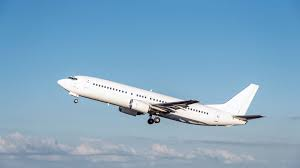
#> input picture entrainement/avions/1.jfif, 300 x 168 px, given as the content of the folder entrainement/avions/1.jfif, which was not available
$ python bag_of_words.py --entrainement_path entrainement/avions/1.jfif --test_path entrainement/avions/10.jfif
#> lines starting #> are read from the running program, lines starting #| are printed output that depends on the picture; pictures that were not available may be replaced by others from this repository, and a replacement may not be noted
import argparse
import cv2
import numpy as np
import os
from sklearn.cluster import KMeans
from sklearn.svm import SVC
from sklearn.preprocessing import StandardScaler
from matplotlib import pyplot as plt
from sklearn import svm, datasets
from sklearn.model_selection import train_test_split
from sklearn.metrics import confusion_matrix
from sklearn.utils.multiclass import unique_labels
from sklearn.metrics.pairwise import chi2_kernel
from sklearn.model_selection import GridSearchCV
from sklearn.metrics import accuracy_score

def getFiles(entrainement, path):
    images = []
    count = 0
    for folder in os.listdir(path):
        for file in  os.listdir(os.path.join(path, folder)):
            images.append(os.path.join(path, os.path.join(folder, file)))

    if(entrainement is True):
        np.random.shuffle(images)

    return images

def getDescriptors(sift, img):
    kp, des = sift.detectAndCompute(img, None)
    return des

def readImage(img_path):
#> called with img_path = 'entrainement/avions/1.jfif/1.jfif/1.jfif'
    img = cv2.imread(img_path, 0)
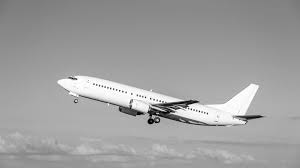
#> img: shape (168, 300); min 0, max 255, mean 159.9
    return cv2.resize(img,(150,150))
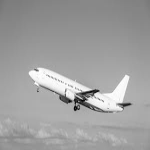
#> returned value: shape (150, 150); min 1, max 255, mean 159.9
#> in getDescriptors, `kp, des = sift.detectAndCompute(img, None)`: kp = 37 keypoints; strongest (x, y, size): (75, 108, 3), (70, 101, 2.3), (124, 105, 3.9), (64, 99, 5.7)

def vstackDescriptors(descriptor_list):
    descriptors = np.array(descriptor_list[0])
    for descriptor in descriptor_list[1:]:
        descriptors = np.vstack((descriptors, descriptor))
#> this loop made 0 passes

    return descriptors

def clusterDescriptors(descriptors, no_clusters):
#> (the run stopped early here; a loop or call above may not have finished)

$ run again, on entrainement/avions/13.jfif
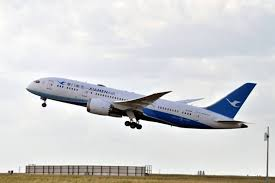
#> input picture entrainement/avions/13.jfif, 275 x 183 px, given as the content of the folder entrainement/avions/13.jfif, which was not available
#> in readImage, `return cv2.resize(img,(150,150))`:
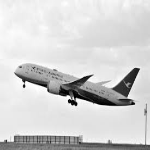
#> returned value: shape (150, 150); min 0, max 255, mean 208.6
#> kp = 71 keypoints; strongest (x, y, size): (24, 86, 1.8), (69, 101, 2.3), (74, 103, 3.8), (133, 103, 2.2)
#> y_scalar = 50 values from 0 to 0
#> in plotHistogram, `plt.show()`:
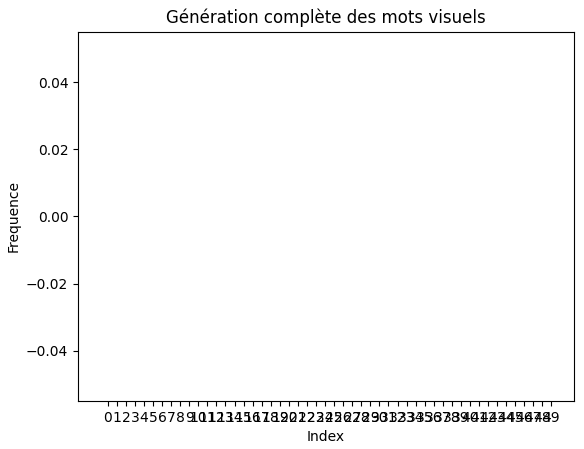
#> figure drawn by matplotlib, 1 panel

$ run again, on entrainement/avions/14.jfif
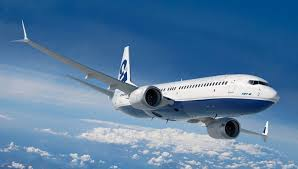
#> input picture entrainement/avions/14.jfif, 298 x 169 px, given as the content of the folder entrainement/avions/14.jfif, which was not available
#> in readImage, `return cv2.resize(img,(150,150))`:
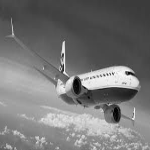
#> returned value: shape (150, 150); min 0, max 251, mean 117.9
#> kp = 108 keypoints; strongest (x, y, size): (128, 73, 2.8), (77, 82, 5.6), (77, 83, 5.9), (118, 76, 16.1)
#> y_scalar = 50 values from 0 to 0
#> in plotHistogram, `plt.show()`:
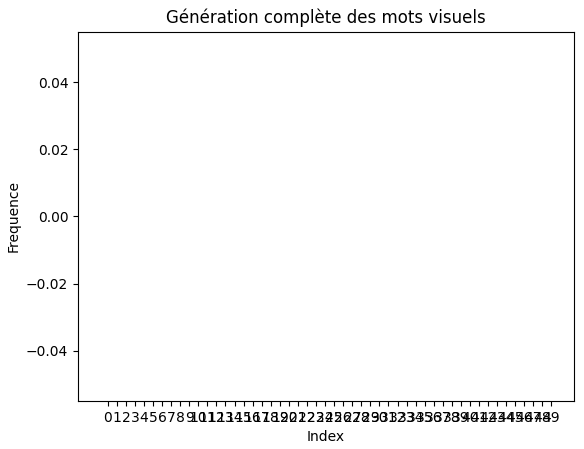
#> figure drawn by matplotlib, 1 panel
